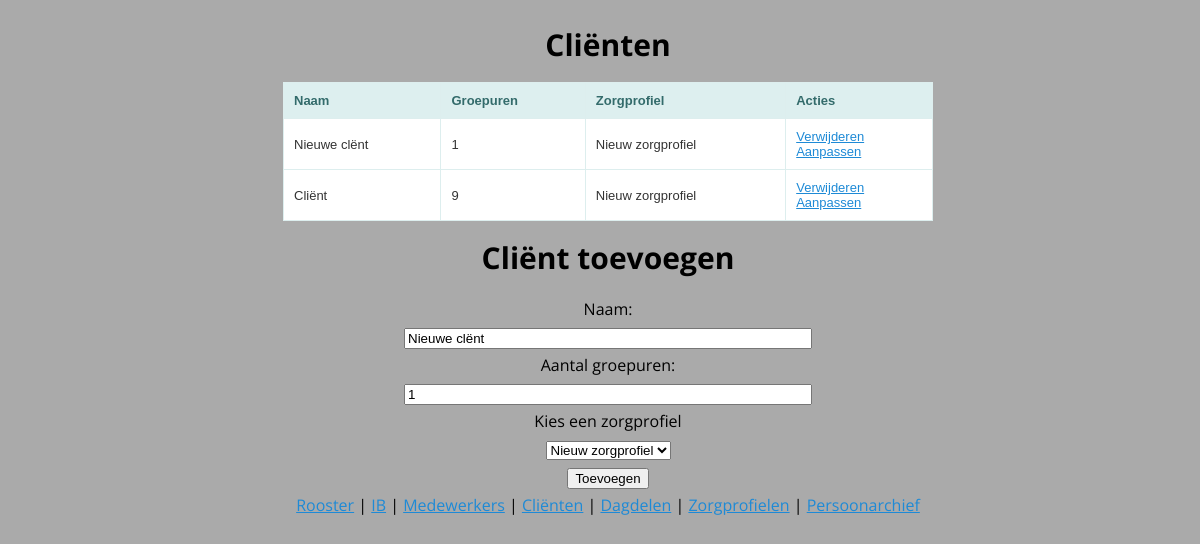
The page /clients/ on the database as committed earlier.
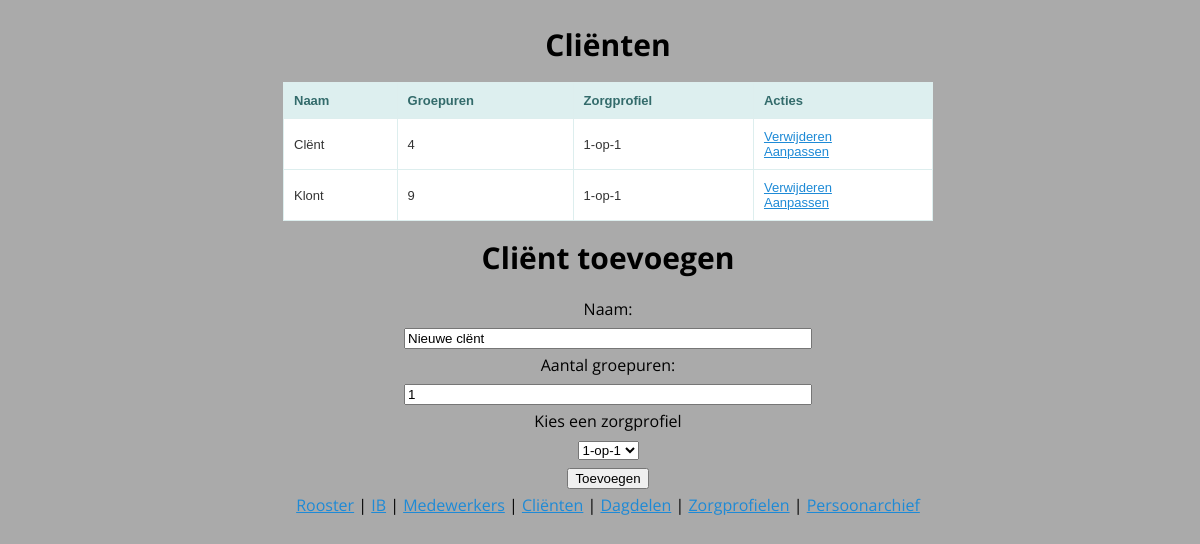
The same page on the database as committed later.
### roosterapp/sql.py (models this page shows)
class Client(Base):
    __tablename__ = 'clients'
    person_id = Column(Integer, ForeignKey("persons.id"), primary_key=True)
    profile_id = Column(Integer, ForeignKey("profiles.id"))
    hours = Column(Integer, default=0)
    person = relationship("Person")
    sessions = relationship("Session", backref="client", cascade="delete, delete-orphan")

class Person(Base):
    __tablename__ = 'persons'
    id = Column(Integer, primary_key=True)
    name = Column(String(127))
    active = Column(Boolean, default=True)
    atttendance = relationship("Presence", backref="person", cascade="delete, delete-orphan")

class Profile(Base):
    __tablename__ = 'profiles'
    id = Column(Integer, primary_key=True)
    name = Column(String(127))
    ratio = Column(Integer)
    clients = relationship("Client", backref="profile")

### roosterapp/routes.py (the view)
@client_crud.route('/', methods=['GET'])
def show_clients():
    clients = app.db.session.query(Client).all()
    profiles = app.db.session.query(Profile).all()
    return render_template('index_clients.html', clients=clients, profiles=profiles)

### roosterapp/templates/index_clients.html (shortened to what this page needs)
{% extends 'base.html' %}
{% block body %}
<h1> Cliënten </h1>
{% if clients|length < 1 %}
    <h4>Er zijn nog geen cliënten in het systeem. Voeg er hieronder een toe.</h4>
{% else %}
    <table style="width: 50em;">
        <tr>
            <th>Naam</th>
            <th>Groepuren</th>
            <th>Zorgprofiel</th>
            <th>Acties</th>
        </tr>
        {% for client in clients %}
            <tr>
                <td>{{ client.person.name }}</td>
                <td>{{ client.hours }}</td>
                <td>{{ client.profile.name }}</td>
                <td>
                    <a href="delete/{{ client.person_id }}">Verwijderen</a>
                    <br>
                    <a href="update/{{ client.person_id }}">Aanpassen</a>
                </td>
            </tr>
        {% endfor %}
    </table>
{% endif %}
<h1>Cliënt toevoegen</h1>
{% if profiles|length < 1 %}
Ga naar <a href="/profiles">profielen</a> om een zorgprofiel aan te maken.
{% else %}
<form action="/clients/add" method="POST" style="width:50em;text-align: center;">
    <label for="client_name">Naam:</label><br>
    <input type="text" name="client_name" id="client_name" value="Nieuwe clënt" style="width: 50%;"><br>
    <label for="hours">Aantal groepuren:</label><br>
    <input type="text" name="hours" id="hours" value="1" style="width: 50%;"><br>
    <label for="profile_id">Kies een zorgprofiel</label><br>
    <select name="profile_id" id="profile_id">
        {% for profile in profiles %}
            <option value="{{ profile.id }}">{{ profile.name }}</option>
        {% endfor %}
    </select><br>
    <input type="submit" value="Toevoegen">
</form>
{% endif %}
{% endblock %}

Rows that differ between the two databases and show on the page:
removed Client: person.name "Cliënt", hours "9", profile.name "Nieuw zorgprofiel"
changed Client: person.name "Nieuwe clënt" → "Clënt"; hours "1" → "4"; profile.name "Nieuw zorgprofiel" → "1-op-1"
added Client: person.name "Klont", hours "9", profile.name "1-op-1"
Other text that changed with them:
form field profile_id: "Nieuw zorgprofiel" → "1-op-1"
